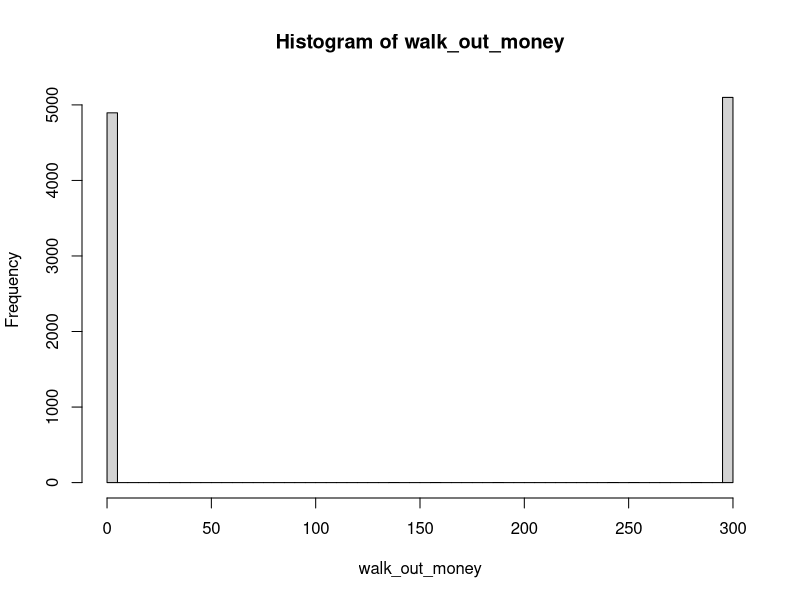
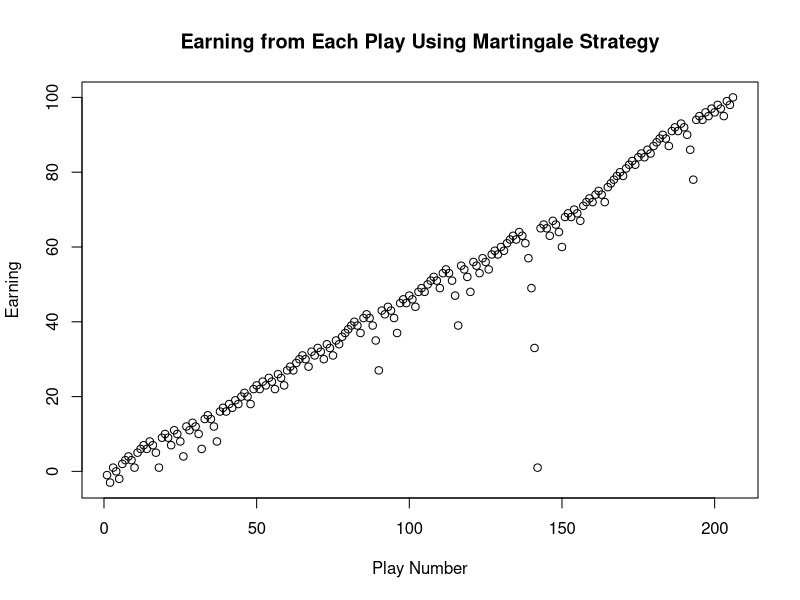
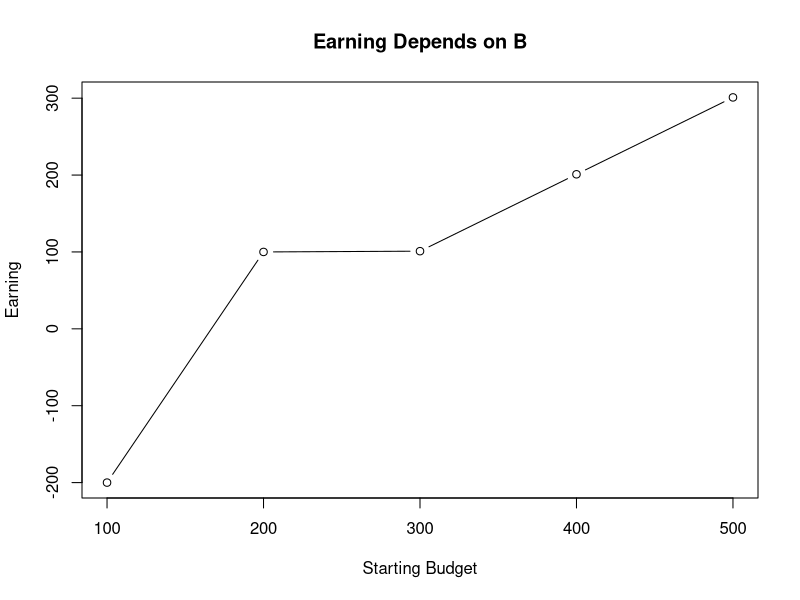
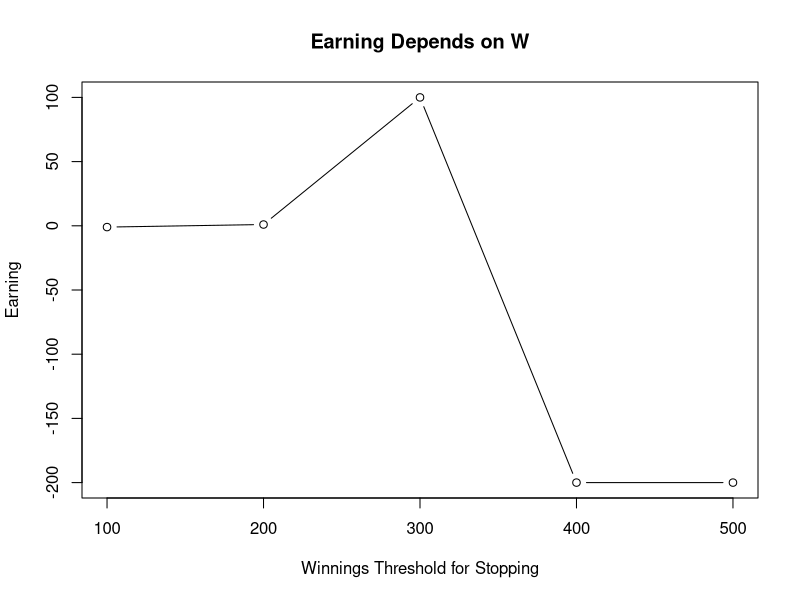
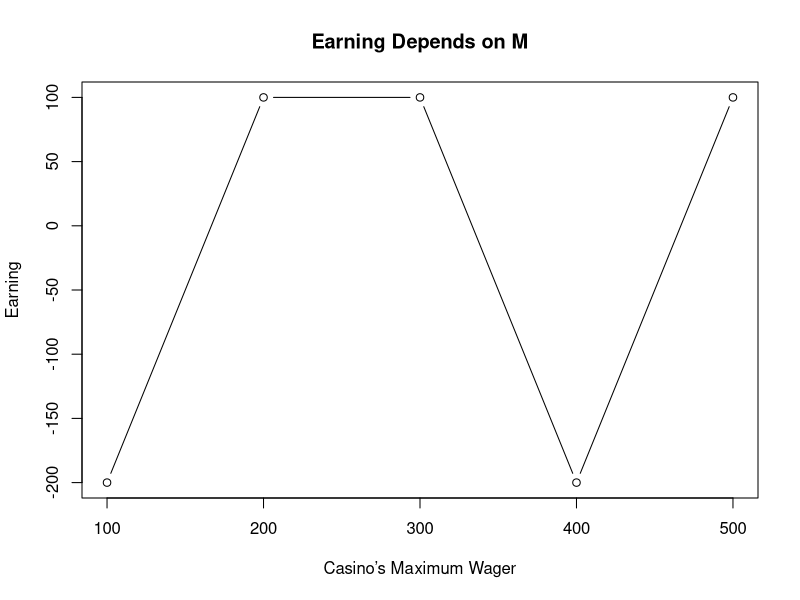

These charts were generated, in order, by the following R code:
## ---- chunk 1
knitr::opts_chunk$set(echo=TRUE, warning=FALSE, message=FALSE, cache=TRUE)
## ---- chunk 2
library(tidyverse)
library(dplyr)
## ---- chunk 3
#' @return The updated state list
one_play <- function(state){
  
    # Wager
    proposed_wager <- ifelse(state$previous_win, 1, 2*state$previous_wager)
    wager <- min(proposed_wager, state$M, state$B)
    # Spin of the wheel
    red <- rbinom(1,1,18/38)
    # Update state
    state$plays <- state$plays + 1
    state$previous_wager <- wager
    if(red){
      # WIN
      state$B <- state$B + wager
      state$previous_win <- TRUE
    }else{
      # LOSE
      state$B <- state$B - wager
      state$previous_win <- FALSE
    }
  state
}
## ---- chunk 4
#' Stopping rule
#'
#' Takes the state list and determines if the gambler has to stop
#' @param state A list.  See one_play
#' @return TRUE/FALSE
stop_play <- function(state){
  if(state$B <= 0) return(TRUE)
  if(state$plays >= state$L) return(TRUE)
  if(state$B >= state$W) return(TRUE)
  FALSE
}


#' Play roulette to either bankruptcy, success, or play limits
#'
#' @param B number, the starting budget
#' @param W number, the budget threshold for successfully stoping
#' @param L number, the maximum number of plays 
#' @param M number, the casino wager limit
#' @return A vector of budget values calculated after each play.
one_series <- function(
    B = 200
  , W = 300
  , L = 1000
  , M = 100
){

  # initial state
  state <- list(
    B = B
  , W = W
  , L = L
  , M = M
  , plays = 0
  , previous_wager = 0
  , previous_win = TRUE
  )
  
  # vector to store budget over series of plays
  budget <- rep(NA, L)
  
  # For loop of plays
  for(i in 1:L){
    new_state <- state %>% one_play
    budget[i] <- new_state$B
    if(new_state %>% stop_play){
      return(budget[1:i])
    }
    state <- new_state
  }
  budget    
}

# helper function
get_last <- function(x) x[length(x)]

# Simulation
walk_out_money <- rep(NA, 10000)
for(j in seq_along(walk_out_money)){
  walk_out_money[j] <- one_series(B = 200, W = 300, L = 1000, M = 100) %>% get_last
}
# Walk out money distribution
hist(walk_out_money, breaks = 100)
## ---- chunk 5
# Estimated probability of walking out with extra cash
mean(walk_out_money > 200)
## ---- chunk 6
# Estimated earnings
mean(walk_out_money - 200)
## ---- chunk 7
library(magrittr)
single_spin <- function(){
  possible_outcomes <- c(rep("red",18), rep("black",18), rep("green",2))
  sample(possible_outcomes, 1)
}

martingale_wager <- function(
  previous_wager
  , previous_outcome
  , max_wager
  , current_budget
){
  if(previous_outcome == "red") return(1)
  min(2*previous_wager, max_wager, current_budget)
}

one_play <- function(previous_ledger_entry, max_wager){
  # Create a copy of the input object that will become the output object
  out <- previous_ledger_entry
  out[1, "game_index"] <- previous_ledger_entry[1, "game_index"] + 1
  out[1, "starting_budget"] <- previous_ledger_entry[1, "ending_budget"]
  out[1, "wager"] <- martingale_wager(
    previous_wager = previous_ledger_entry[1, "wager"]
    , previous_outcome = previous_ledger_entry[1, "outcome"]
    , max_wager = max_wager
    , current_budget = out[1, "starting_budget"]
  )
  out[1, "outcome"] <- single_spin()
  out[1, "ending_budget"] <- out[1, "starting_budget"] + 
    ifelse(out[1, "outcome"] == "red", +1, -1)*out[1, "wager"]
  return(out)
}

one_series <- function(
  max_games, starting_budget, winning_threshold, max_wager
){
  # Initialize ledger
  ledger <- data.frame(
      game_index = 0:max_games
    , starting_budget = NA_integer_
    , wager = NA_integer_
    , outcome = NA_character_
    , ending_budget = NA_integer_
  )
  ledger[1, "wager"] <- 1
  ledger[1, "outcome"] <- "red"
  ledger[1, "ending_budget"] <- starting_budget
  for(i in 2:nrow(ledger)){
    #browser()
    ledger[i,] <- one_play(ledger[i-1,], max_wager)
    if(stopping_rule(ledger[i,], winning_threshold)) break
  }
  # Return non-empty portion of ledger
  ledger[2:i, ]
}

stopping_rule <- function(
  ledger_entry
  , winning_threshold
){
  ending_budget <- ledger_entry[1, "ending_budget"]
  if(ending_budget <= 0) return(TRUE)
  if(ending_budget >= winning_threshold) return(TRUE)
  FALSE
}

profit <- function(ledger){
  n <- nrow(ledger)
  profit <- ledger[n, "ending_budget"] - ledger[1, "starting_budget"]
  return(profit)
}
## ---- chunk 8
epg <- one_series(1000, 200, 300, 100)
#head(epg)
plot(epg$game_index, (epg$ending_budget-200), main="Earning from Each Play Using Martingale Strategy", 
   xlab="Play Number", ylab="Earning")
## ---- chunk 9
one_play <- function(state){
  
    # Wager
    proposed_wager <- ifelse(state$previous_win, 1, 2*state$previous_wager)
    wager <- min(proposed_wager, state$M, state$B)
    
    # Spin of the wheel
    red <- rbinom(1,1,18/38)
    # Update state
    state$plays <- state$plays + 1
    state$previous_wager <- wager
    if(red){
      # WIN
      state$B <- state$B + wager
      state$previous_win <- TRUE
    }else{
      # LOSE
      state$B <- state$B - wager
      state$previous_win <- FALSE
    }
  state
}


#' Stopping rule
#'
#' Takes the state list and determines if the gambler has to stop
#' @param state A list.  See one_play
#' @return TRUE/FALSE
stop_play <- function(state){
  if(state$B <= 0) return(TRUE)
  if(state$plays >= state$L) return(TRUE)
  if(state$B >= state$W) return(TRUE)
  FALSE
}


#' Play roulette to either bankruptcy, success, or play limits
#'
#' @param B number, the starting budget
#' @param W number, the budget threshold for successfully stoping
#' @param L number, the maximum number of plays 
#' @param M number, the casino wager limit
#' @return A vector of budget values calculated after each play.
one_series <- function(
    B = 200
  , W = 300
  , L = 1000
  , M = 100
){

  # initial state
  state <- list(
    B = B
  , W = W
  , L = L
  , M = M
  , plays = 0
  , previous_wager = 0
  , previous_win = TRUE
  )
  
  # vector to store budget over series of plays
  budget <- rep(NA, L)
  
  # For loop of plays
  for(i in 1:L){
    new_state <- state %>% one_play
    budget[i] <- new_state$B
    if(new_state %>% stop_play){
      return(budget[1:i])
    }
    state <- new_state
  }
  budget    
}

# helper function
get_last <- function(x) x[length(x)] 
## ---- chunk 10
#Changing B
cB <- c(100,200,300,400,500)
Earning <- vector()
for (i in 1:length(cB)){
  Earning[i] <- one_series(cB[i], 300, 1000, 100) %>% get_last() - 200
}
plot(cB, Earning, type="b", main="Earning Depends on B", xlab= "Starting Budget", ylab = "Earning")
## ---- chunk 11
#Changing W
cW <- c(100,200,300,400,500)
Earning <- vector()
for (i in 1:length(cW)){
  Earning[i] <- one_series(200, cW[i], 1000, 100) %>% get_last() - 200
  
}

plot(cW, Earning, type="b", main="Earning Depends on W", xlab= "Winnings Threshold for Stopping", ylab = "Earning")
## ---- chunk 12
#Changing M
cM <- c(100,200,300,400,500)
Earning <- vector()
for (i in 1:length(cM)){
  Earning[i] <- one_series(200, 300, 1000, cM[i]) %>% get_last() - 200
  
}

plot(cM, Earning, type="b", main="Earning Depends on M", xlab= "Casino’s Maximum Wager", ylab = "Earning")
## ---- chunk 13
play_number_before_stopping <- rep(NA, 1000)
for(i in seq_along(play_number_before_stopping)){
  play_number_before_stopping[i] <- one_series(200,300,1000,100) %>% length
}
mean(play_number_before_stopping)
